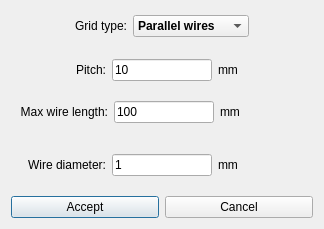
<?xml version="1.0" encoding="UTF-8"?>
<ui version="4.0">
 <class>AGridElementDialog</class>
 <widget class="QDialog" name="AGridElementDialog">
  <property name="geometry">
   <rect>
    <x>0</x>
    <y>0</y>
    <width>324</width>
    <height>229</height>
   </rect>
  </property>
  <property name="windowTitle">
   <string>Dialog</string>
  </property>
  <layout class="QVBoxLayout" name="verticalLayout_3">
   <item>
    <spacer name="verticalSpacer_3">
     <property name="orientation">
      <enum>Qt::Vertical</enum>
     </property>
     <property name="sizeHint" stdset="0">
      <size>
       <width>20</width>
       <height>40</height>
      </size>
     </property>
    </spacer>
   </item>
   <item>
    <layout class="QHBoxLayout" name="horizontalLayout">
     <item>
      <spacer name="horizontalSpacer_2">
       <property name="orientation">
        <enum>Qt::Horizontal</enum>
       </property>
       <property name="sizeHint" stdset="0">
        <size>
         <width>40</width>
         <height>20</height>
        </size>
       </property>
      </spacer>
     </item>
     <item>
      <widget class="QLabel" name="label">
       <property name="font">
        <font>
         <weight>50</weight>
         <bold>false</bold>
        </font>
       </property>
       <property name="text">
        <string>Grid type:</string>
       </property>
       <property name="alignment">
        <set>Qt::AlignRight|Qt::AlignTrailing|Qt::AlignVCenter</set>
       </property>
      </widget>
     </item>
     <item>
      <widget class="QComboBox" name="cobGridType">
       <property name="font">
        <font>
         <weight>75</weight>
         <bold>true</bold>
        </font>
       </property>
       <item>
        <property name="text">
         <string>Parallel wires</string>
        </property>
       </item>
       <item>
        <property name="text">
         <string>Crossed wires</string>
        </property>
       </item>
       <item>
        <property name="text">
         <string>Hexagonal grid</string>
        </property>
       </item>
      </widget>
     </item>
     <item>
      <spacer name="horizontalSpacer">
       <property name="orientation">
        <enum>Qt::Horizontal</enum>
       </property>
       <property name="sizeHint" stdset="0">
        <size>
         <width>40</width>
         <height>20</height>
        </size>
       </property>
      </spacer>
     </item>
    </layout>
   </item>
   <item>
    <widget class="QStackedWidget" name="stackedWidget">
     <property name="currentIndex">
      <number>0</number>
     </property>
     <widget class="QWidget" name="page">
      <layout class="QVBoxLayout" name="verticalLayout_4">
       <item>
        <layout class="QHBoxLayout" name="horizontalLayout_3">
         <item>
          <widget class="QLabel" name="label_9">
           <property name="text">
            <string>Pitch:</string>
           </property>
           <property name="alignment">
            <set>Qt::AlignRight|Qt::AlignTrailing|Qt::AlignVCenter</set>
           </property>
          </widget>
         </item>
         <item>
          <widget class="QLineEdit" name="ledPitch">
           <property name="maximumSize">
            <size>
             <width>100</width>
             <height>16777215</height>
            </size>
           </property>
           <property name="text">
            <string>10</string>
           </property>
          </widget>
         </item>
         <item>
          <widget class="QLabel" name="label_8">
           <property name="text">
            <string>mm</string>
           </property>
          </widget>
         </item>
        </layout>
       </item>
       <item>
        <layout class="QHBoxLayout" name="horizontalLayout_10">
         <item>
          <widget class="QLabel" name="label_17">
           <property name="text">
            <string>Max wire length:</string>
           </property>
           <property name="alignment">
            <set>Qt::AlignRight|Qt::AlignTrailing|Qt::AlignVCenter</set>
           </property>
          </widget>
         </item>
         <item>
          <widget class="QLineEdit" name="ledMaxLength">
           <property name="maximumSize">
            <size>
             <width>100</width>
             <height>16777215</height>
            </size>
           </property>
           <property name="text">
            <string>100</string>
           </property>
          </widget>
         </item>
         <item>
          <widget class="QLabel" name="label_16">
           <property name="text">
            <string>mm</string>
           </property>
          </widget>
         </item>
        </layout>
       </item>
      </layout>
     </widget>
     <widget class="QWidget" name="page_2">
      <layout class="QVBoxLayout" name="verticalLayout">
       <item>
        <layout class="QHBoxLayout" name="horizontalLayout_4">
         <item>
          <widget class="QLabel" name="label_2">
           <property name="text">
            <string>Pitch in X:</string>
           </property>
           <property name="alignment">
            <set>Qt::AlignRight|Qt::AlignTrailing|Qt::AlignVCenter</set>
           </property>
          </widget>
         </item>
         <item>
          <widget class="QLineEdit" name="ledPitchX">
           <property name="maximumSize">
            <size>
             <width>100</width>
             <height>16777215</height>
            </size>
           </property>
           <property name="text">
            <string>10</string>
           </property>
          </widget>
         </item>
         <item>
          <widget class="QLabel" name="label_4">
           <property name="text">
            <string>mm</string>
           </property>
          </widget>
         </item>
        </layout>
       </item>
       <item>
        <layout class="QHBoxLayout" name="horizontalLayout_5">
         <item>
          <widget class="QLabel" name="label_6">
           <property name="text">
            <string>Pitch in Y:</string>
           </property>
           <property name="alignment">
            <set>Qt::AlignRight|Qt::AlignTrailing|Qt::AlignVCenter</set>
           </property>
          </widget>
         </item>
         <item>
          <widget class="QLineEdit" name="ledPitchY">
           <property name="maximumSize">
            <size>
             <width>100</width>
             <height>16777215</height>
            </size>
           </property>
           <property name="text">
            <string>10</string>
           </property>
          </widget>
         </item>
         <item>
          <widget class="QLabel" name="label_5">
           <property name="text">
            <string>mm</string>
           </property>
          </widget>
         </item>
        </layout>
       </item>
      </layout>
     </widget>
     <widget class="QWidget" name="page_5">
      <layout class="QVBoxLayout" name="verticalLayout_2">
       <item>
        <layout class="QHBoxLayout" name="horizontalLayout_7">
         <item>
          <widget class="QLabel" name="label_10">
           <property name="text">
            <string>Element size:</string>
           </property>
           <property name="alignment">
            <set>Qt::AlignRight|Qt::AlignTrailing|Qt::AlignVCenter</set>
           </property>
          </widget>
         </item>
         <item>
          <widget class="QLineEdit" name="ledOut">
           <property name="maximumSize">
            <size>
             <width>100</width>
             <height>16777215</height>
            </size>
           </property>
           <property name="toolTip">
            <string>Diameter of  the inscribed circle</string>
           </property>
           <property name="text">
            <string>10</string>
           </property>
          </widget>
         </item>
         <item>
          <widget class="QLabel" name="label_11">
           <property name="text">
            <string>mm</string>
           </property>
          </widget>
         </item>
        </layout>
       </item>
       <item>
        <layout class="QHBoxLayout" name="horizontalLayout_8">
         <item>
          <widget class="QLabel" name="label_12">
           <property name="text">
            <string>Opening size:</string>
           </property>
           <property name="alignment">
            <set>Qt::AlignRight|Qt::AlignTrailing|Qt::AlignVCenter</set>
           </property>
          </widget>
         </item>
         <item>
          <widget class="QLineEdit" name="ledIn">
           <property name="maximumSize">
            <size>
             <width>100</width>
             <height>16777215</height>
            </size>
           </property>
           <property name="toolTip">
            <string>Diameter of  the inscribed circle</string>
           </property>
           <property name="text">
            <string>9</string>
           </property>
          </widget>
         </item>
         <item>
          <widget class="QLabel" name="label_13">
           <property name="text">
            <string>mm</string>
           </property>
          </widget>
         </item>
        </layout>
       </item>
       <item>
        <layout class="QHBoxLayout" name="horizontalLayout_9">
         <item>
          <widget class="QLabel" name="label_14">
           <property name="text">
            <string>Height:</string>
           </property>
           <property name="alignment">
            <set>Qt::AlignRight|Qt::AlignTrailing|Qt::AlignVCenter</set>
           </property>
          </widget>
         </item>
         <item>
          <widget class="QLineEdit" name="ledHeight">
           <property name="maximumSize">
            <size>
             <width>100</width>
             <height>16777215</height>
            </size>
           </property>
           <property name="toolTip">
            <string>Full height</string>
           </property>
           <property name="text">
            <string>1</string>
           </property>
          </widget>
         </item>
         <item>
          <widget class="QLabel" name="label_15">
           <property name="text">
            <string>mm</string>
           </property>
          </widget>
         </item>
        </layout>
       </item>
      </layout>
     </widget>
    </widget>
   </item>
   <item>
    <widget class="QFrame" name="frDiameter">
     <property name="frameShape">
      <enum>QFrame::NoFrame</enum>
     </property>
     <property name="frameShadow">
      <enum>QFrame::Raised</enum>
     </property>
     <layout class="QHBoxLayout" name="horizontalLayout_6">
      <item>
       <widget class="QLabel" name="label_3">
        <property name="text">
         <string>Wire diameter:</string>
        </property>
        <property name="alignment">
         <set>Qt::AlignRight|Qt::AlignTrailing|Qt::AlignVCenter</set>
        </property>
       </widget>
      </item>
      <item>
       <widget class="QLineEdit" name="ledWireDiameter">
        <property name="maximumSize">
         <size>
          <width>100</width>
          <height>16777215</height>
         </size>
        </property>
        <property name="text">
         <string>1</string>
        </property>
       </widget>
      </item>
      <item>
       <widget class="QLabel" name="label_7">
        <property name="text">
         <string>mm</string>
        </property>
       </widget>
      </item>
     </layout>
    </widget>
   </item>
   <item>
    <spacer name="verticalSpacer">
     <property name="orientation">
      <enum>Qt::Vertical</enum>
     </property>
     <property name="sizeHint" stdset="0">
      <size>
       <width>20</width>
       <height>40</height>
      </size>
     </property>
    </spacer>
   </item>
   <item>
    <layout class="QHBoxLayout" name="horizontalLayout_2">
     <item>
      <widget class="QPushButton" name="pbAccept">
       <property name="text">
        <string>Accept</string>
       </property>
      </widget>
     </item>
     <item>
      <widget class="QPushButton" name="pbCancel">
       <property name="text">
        <string>Cancel</string>
       </property>
      </widget>
     </item>
    </layout>
   </item>
  </layout>
 </widget>
 <resources/>
 <connections>
  <connection>
   <sender>cobGridType</sender>
   <signal>currentIndexChanged(int)</signal>
   <receiver>stackedWidget</receiver>
   <slot>setCurrentIndex(int)</slot>
   <hints>
    <hint type="sourcelabel">
     <x>107</x>
     <y>56</y>
    </hint>
    <hint type="destinationlabel">
     <x>169</x>
     <y>163</y>
    </hint>
   </hints>
  </connection>
 </connections>
</ui>
